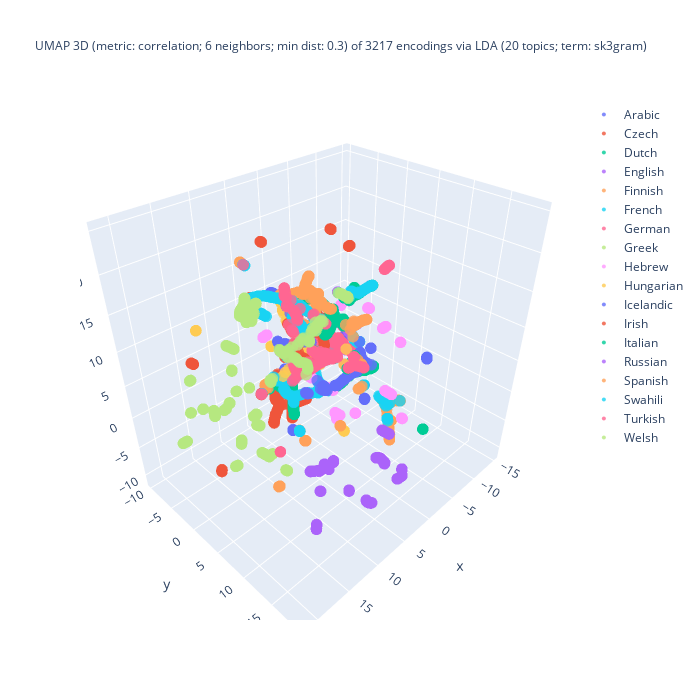

Write notebook code for a chart like this one.
### Code cell
%%capture --no-display

## Plotlyを使って UMAP の結果の可視化 (3D)
import plotly.graph_objects as go
import numpy as np

## 色分けの単位を選択
if color_lang_family:
    colored_var = 'family'
else:
    colored_var = 'language'

## umap_df を作成
X = zip(doc_UMAP_3d[:,0], doc_UMAP_3d[:,1], doc_UMAP_3d[:,2],
        doc_fit_df[colored_var], doc_fit_df[doc_type]) # zip(..)が必要
umap_df = pd.DataFrame(X, columns = ['D1', 'D2', 'D3', colored_var, doc_type])

## draw
fig = go.Figure()
for lang_name in sorted(set(umap_df[colored_var])):
    # set marker size of the target domain
    traced = umap_df[ umap_df['language'] == lang_name ]
    fig.add_trace(
        go.Scatter3d(
            x = traced['D1'], y = traced['D2'], z = traced['D3'],
            name = lang_name.title(),
            mode = 'markers',
            marker = dict(size = 4, opacity = 0.8),
            marker_colorscale = color_palette, # worked??
            showlegend = True
        )
    )

## 3D 散布図にラベルを追加する処理は未実装
df_size = len(umap_df)
## title_header
title_header = f"UMAP 3D (metric: {umap_metric}; {umap_n_neighbors} neighbors; min dist: {umap_min_dist}) of {df_size} encodings via\n"
## title_body
if use_FastText:
    if use_LDA:
        title_body = f"LDA ({n_topics} topics; term:0 {lda_term_type}) x FastText ({ft_n_dims} dims; term: {ft_term_type}; window: {ft_window_size})"
    else:
        title_body = f"FastText ({ft_n_dims} dims; term: {ft_term_type}; window: {ft_window_size})"
else:
    title_body = f"LDA ({n_topics} topics; term: {lda_term_type})"
#
title_val = title_header + title_body
fig.update_layout(title = dict(text = title_val, font_size = 12), autosize = False, width = 700, height = 700)
fig.show()

### Figure 1 — Plotly figure (JSON) as saved in the notebook; plotly's stock layout.template omitted (floating-point values rounded to 4 significant figures; data arrays with more than 128 entries replaced by an {"elided": "..."} marker saying what was removed)
{"data": [{"marker": {"colorscale": [[0, "#2E91E5"], [0.04348, "#E15F99"], [0.08696, "#1CA71C"], [0.1304, "#FB0D0D"], [0.1739, "#DA16FF"], [0.2174, "#222A2A"], [0.2609, "#B68100"], [0.3043, "#750D86"], [0.3478, "#EB663B"], [0.3913, "#511CFB"], [0.4348, "#00A08B"], [0.4783, "#FB00D1"], [0.5217, "#FC0080"], [0.5652, "#B2828D"], [0.6087, "#6C7C32"], [0.6522, "#778AAE"], [0.6957, "#862A16"], [0.7391, "#A777F1"], [0.7826, "#620042"], [0.8261, "#1616A7"], [0.8696, "#DA60CA"], [0.913, "#6C4516"], [0.9565, "#0D2A63"], [1, "#AF0038"]], "opacity": 0.8, "size": 4}, "mode": "markers", "name": "Arabic", "showlegend": true, "type": "scatter3d", "x": {"elided": "168 float values"}, "y": {"elided": "168 float values"}, "z": {"elided": "168 float values"}}, {"marker": {"colorscale": [[0, "#2E91E5"], [0.04348, "#E15F99"], [0.08696, "#1CA71C"], [0.1304, "#FB0D0D"], [0.1739, "#DA16FF"], [0.2174, "#222A2A"], [0.2609, "#B68100"], [0.3043, "#750D86"], [0.3478, "#EB663B"], [0.3913, "#511CFB"], [0.4348, "#00A08B"], [0.4783, "#FB00D1"], [0.5217, "#FC0080"], [0.5652, "#B2828D"], [0.6087, "#6C7C32"], [0.6522, "#778AAE"], [0.6957, "#862A16"], [0.7391, "#A777F1"], [0.7826, "#620042"], [0.8261, "#1616A7"], [0.8696, "#DA60CA"], [0.913, "#6C4516"], [0.9565, "#0D2A63"], [1, "#AF0038"]], "opacity": 0.8, "size": 4}, "mode": "markers", "name": "Czech", "showlegend": true, "type": "scatter3d", "x": {"elided": "187 float values"}, "y": {"elided": "187 float values"}, "z": {"elided": "187 float values"}}, {"marker": {"colorscale": [[0, "#2E91E5"], [0.04348, "#E15F99"], [0.08696, "#1CA71C"], [0.1304, "#FB0D0D"], [0.1739, "#DA16FF"], [0.2174, "#222A2A"], [0.2609, "#B68100"], [0.3043, "#750D86"], [0.3478, "#EB663B"], [0.3913, "#511CFB"], [0.4348, "#00A08B"], [0.4783, "#FB00D1"], [0.5217, "#FC0080"], [0.5652, "#B2828D"], [0.6087, "#6C7C32"], [0.6522, "#778AAE"], [0.6957, "#862A16"], [0.7391, "#A777F1"], [0.7826, "#620042"], [0.8261, "#1616A7"], [0.8696, "#DA60CA"], [0.913, "#6C4516"], [0.9565, "#0D2A63"], [1, "#AF0038"]], "opacity": 0.8, "size": 4}, "mode": "markers", "name": "Dutch", "showlegend": true, "type": "scatter3d", "x": {"elided": "157 float values"}, "y": {"elided": "157 float values"}, "z": {"elided": "157 float values"}}, {"marker": {"colorscale": [[0, "#2E91E5"], [0.04348, "#E15F99"], [0.08696, "#1CA71C"], [0.1304, "#FB0D0D"], [0.1739, "#DA16FF"], [0.2174, "#222A2A"], [0.2609, "#B68100"], [0.3043, "#750D86"], [0.3478, "#EB663B"], [0.3913, "#511CFB"], [0.4348, "#00A08B"], [0.4783, "#FB00D1"], [0.5217, "#FC0080"], [0.5652, "#B2828D"], [0.6087, "#6C7C32"], [0.6522, "#778AAE"], [0.6957, "#862A16"], [0.7391, "#A777F1"], [0.7826, "#620042"], [0.8261, "#1616A7"], [0.8696, "#DA60CA"], [0.913, "#6C4516"], [0.9565, "#0D2A63"], [1, "#AF0038"]], "opacity": 0.8, "size": 4}, "mode": "markers", "name": "English", "showlegend": true, "type": "scatter3d", "x": {"elided": "187 float values"}, "y": {"elided": "187 float values"}, "z": {"elided": "187 float values"}}, {"marker": {"colorscale": [[0, "#2E91E5"], [0.04348, "#E15F99"], [0.08696, "#1CA71C"], [0.1304, "#FB0D0D"], [0.1739, "#DA16FF"], [0.2174, "#222A2A"], [0.2609, "#B68100"], [0.3043, "#750D86"], [0.3478, "#EB663B"], [0.3913, "#511CFB"], [0.4348, "#00A08B"], [0.4783, "#FB00D1"], [0.5217, "#FC0080"], [0.5652, "#B2828D"], [0.6087, "#6C7C32"], [0.6522, "#778AAE"], [0.6957, "#862A16"], [0.7391, "#A777F1"], [0.7826, "#620042"], [0.8261, "#1616A7"], [0.8696, "#DA60CA"], [0.913, "#6C4516"], [0.9565, "#0D2A63"], [1, "#AF0038"]], "opacity": 0.8, "size": 4}, "mode": "markers", "name": "Finnish", "showlegend": true, "type": "scatter3d", "x": {"elided": "178 float values"}, "y": {"elided": "178 float values"}, "z": {"elided": "178 float values"}}, {"marker": {"colorscale": [[0, "#2E91E5"], [0.04348, "#E15F99"], [0.08696, "#1CA71C"], [0.1304, "#FB0D0D"], [0.1739, "#DA16FF"], [0.2174, "#222A2A"], [0.2609, "#B68100"], [0.3043, "#750D86"], [0.3478, "#EB663B"], [0.3913, "#511CFB"], [0.4348, "#00A08B"], [0.4783, "#FB00D1"], [0.5217, "#FC0080"], [0.5652, "#B2828D"], [0.6087, "#6C7C32"], [0.6522, "#778AAE"], [0.6957, "#862A16"], [0.7391, "#A777F1"], [0.7826, "#620042"], [0.8261, "#1616A7"], [0.8696, "#DA60CA"], [0.913, "#6C4516"], [0.9565, "#0D2A63"], [1, "#AF0038"]], "opacity": 0.8, "size": 4}, "mode": "markers", "name": "French", "showlegend": true, "type": "scatter3d", "x": {"elided": "197 float values"}, "y": {"elided": "197 float values"}, "z": {"elided": "197 float values"}}, {"marker": {"colorscale": [[0, "#2E91E5"], [0.04348, "#E15F99"], [0.08696, "#1CA71C"], [0.1304, "#FB0D0D"], [0.1739, "#DA16FF"], [0.2174, "#222A2A"], [0.2609, "#B68100"], [0.3043, "#750D86"], [0.3478, "#EB663B"], [0.3913, "#511CFB"], [0.4348, "#00A08B"], [0.4783, "#FB00D1"], [0.5217, "#FC0080"], [0.5652, "#B2828D"], [0.6087, "#6C7C32"], [0.6522, "#778AAE"], [0.6957, "#862A16"], [0.7391, "#A777F1"], [0.7826, "#620042"], [0.8261, "#1616A7"], [0.8696, "#DA60CA"], [0.913, "#6C4516"], [0.9565, "#0D2A63"], [1, "#AF0038"]], "opacity": 0.8, "size": 4}, "mode": "markers", "name": "German", "showlegend": true, "type": "scatter3d", "x": {"elided": "162 float values"}, "y": {"elided": "162 float values"}, "z": {"elided": "162 float values"}}, {"marker": {"colorscale": [[0, "#2E91E5"], [0.04348, "#E15F99"], [0.08696, "#1CA71C"], [0.1304, "#FB0D0D"], [0.1739, "#DA16FF"], [0.2174, "#222A2A"], [0.2609, "#B68100"], [0.3043, "#750D86"], [0.3478, "#EB663B"], [0.3913, "#511CFB"], [0.4348, "#00A08B"], [0.4783, "#FB00D1"], [0.5217, "#FC0080"], [0.5652, "#B2828D"], [0.6087, "#6C7C32"], [0.6522, "#778AAE"], [0.6957, "#862A16"], [0.7391, "#A777F1"], [0.7826, "#620042"], [0.8261, "#1616A7"], [0.8696, "#DA60CA"], [0.913, "#6C4516"], [0.9565, "#0D2A63"], [1, "#AF0038"]], "opacity": 0.8, "size": 4}, "mode": "markers", "name": "Greek", "showlegend": true, "type": "scatter3d", "x": {"elided": "203 float values"}, "y": {"elided": "203 float values"}, "z": {"elided": "203 float values"}}, {"marker": {"colorscale": [[0, "#2E91E5"], [0.04348, "#E15F99"], [0.08696, "#1CA71C"], [0.1304, "#FB0D0D"], [0.1739, "#DA16FF"], [0.2174, "#222A2A"], [0.2609, "#B68100"], [0.3043, "#750D86"], [0.3478, "#EB663B"], [0.3913, "#511CFB"], [0.4348, "#00A08B"], [0.4783, "#FB00D1"], [0.5217, "#FC0080"], [0.5652, "#B2828D"], [0.6087, "#6C7C32"], [0.6522, "#778AAE"], [0.6957, "#862A16"], [0.7391, "#A777F1"], [0.7826, "#620042"], [0.8261, "#1616A7"], [0.8696, "#DA60CA"], [0.913, "#6C4516"], [0.9565, "#0D2A63"], [1, "#AF0038"]], "opacity": 0.8, "size": 4}, "mode": "markers", "name": "Hebrew", "showlegend": true, "type": "scatter3d", "x": {"elided": "180 float values"}, "y": {"elided": "180 float values"}, "z": {"elided": "180 float values"}}, {"marker": {"colorscale": [[0, "#2E91E5"], [0.04348, "#E15F99"], [0.08696, "#1CA71C"], [0.1304, "#FB0D0D"], [0.1739, "#DA16FF"], [0.2174, "#222A2A"], [0.2609, "#B68100"], [0.3043, "#750D86"], [0.3478, "#EB663B"], [0.3913, "#511CFB"], [0.4348, "#00A08B"], [0.4783, "#FB00D1"], [0.5217, "#FC0080"], [0.5652, "#B2828D"], [0.6087, "#6C7C32"], [0.6522, "#778AAE"], [0.6957, "#862A16"], [0.7391, "#A777F1"], [0.7826, "#620042"], [0.8261, "#1616A7"], [0.8696, "#DA60CA"], [0.913, "#6C4516"], [0.9565, "#0D2A63"], [1, "#AF0038"]], "opacity": 0.8, "size": 4}, "mode": "markers", "name": "Hungarian", "showlegend": true, "type": "scatter3d", "x": {"elided": "191 float values"}, "y": {"elided": "191 float values"}, "z": {"elided": "191 float values"}}, {"marker": {"colorscale": [[0, "#2E91E5"], [0.04348, "#E15F99"], [0.08696, "#1CA71C"], [0.1304, "#FB0D0D"], [0.1739, "#DA16FF"], [0.2174, "#222A2A"], [0.2609, "#B68100"], [0.3043, "#750D86"], [0.3478, "#EB663B"], [0.3913, "#511CFB"], [0.4348, "#00A08B"], [0.4783, "#FB00D1"], [0.5217, "#FC0080"], [0.5652, "#B2828D"], [0.6087, "#6C7C32"], [0.6522, "#778AAE"], [0.6957, "#862A16"], [0.7391, "#A777F1"], [0.7826, "#620042"], [0.8261, "#1616A7"], [0.8696, "#DA60CA"], [0.913, "#6C4516"], [0.9565, "#0D2A63"], [1, "#AF0038"]], "opacity": 0.8, "size": 4}, "mode": "markers", "name": "Icelandic", "showlegend": true, "type": "scatter3d", "x": {"elided": "162 float values"}, "y": {"elided": "162 float values"}, "z": {"elided": "162 float values"}}, {"marker": {"colorscale": [[0, "#2E91E5"], [0.04348, "#E15F99"], [0.08696, "#1CA71C"], [0.1304, "#FB0D0D"], [0.1739, "#DA16FF"], [0.2174, "#222A2A"], [0.2609, "#B68100"], [0.3043, "#750D86"], [0.3478, "#EB663B"], [0.3913, "#511CFB"], [0.4348, "#00A08B"], [0.4783, "#FB00D1"], [0.5217, "#FC0080"], [0.5652, "#B2828D"], [0.6087, "#6C7C32"], [0.6522, "#778AAE"], [0.6957, "#862A16"], [0.7391, "#A777F1"], [0.7826, "#620042"], [0.8261, "#1616A7"], [0.8696, "#DA60CA"], [0.913, "#6C4516"], [0.9565, "#0D2A63"], [1, "#AF0038"]], "opacity": 0.8, "size": 4}, "mode": "markers", "name": "Irish", "showlegend": true, "type": "scatter3d", "x": {"elided": "154 float values"}, "y": {"elided": "154 float values"}, "z": {"elided": "154 float values"}}, {"marker": {"colorscale": [[0, "#2E91E5"], [0.04348, "#E15F99"], [0.08696, "#1CA71C"], [0.1304, "#FB0D0D"], [0.1739, "#DA16FF"], [0.2174, "#222A2A"], [0.2609, "#B68100"], [0.3043, "#750D86"], [0.3478, "#EB663B"], [0.3913, "#511CFB"], [0.4348, "#00A08B"], [0.4783, "#FB00D1"], [0.5217, "#FC0080"], [0.5652, "#B2828D"], [0.6087, "#6C7C32"], [0.6522, "#778AAE"], [0.6957, "#862A16"], [0.7391, "#A777F1"], [0.7826, "#620042"], [0.8261, "#1616A7"], [0.8696, "#DA60CA"], [0.913, "#6C4516"], [0.9565, "#0D2A63"], [1, "#AF0038"]], "opacity": 0.8, "size": 4}, "mode": "markers", "name": "Italian", "showlegend": true, "type": "scatter3d", "x": {"elided": "209 float values"}, "y": {"elided": "209 float values"}, "z": {"elided": "209 float values"}}, {"marker": {"colorscale": [[0, "#2E91E5"], [0.04348, "#E15F99"], [0.08696, "#1CA71C"], [0.1304, "#FB0D0D"], [0.1739, "#DA16FF"], [0.2174, "#222A2A"], [0.2609, "#B68100"], [0.3043, "#750D86"], [0.3478, "#EB663B"], [0.3913, "#511CFB"], [0.4348, "#00A08B"], [0.4783, "#FB00D1"], [0.5217, "#FC0080"], [0.5652, "#B2828D"], [0.6087, "#6C7C32"], [0.6522, "#778AAE"], [0.6957, "#862A16"], [0.7391, "#A777F1"], [0.7826, "#620042"], [0.8261, "#1616A7"], [0.8696, "#DA60CA"], [0.913, "#6C4516"], [0.9565, "#0D2A63"], [1, "#AF0038"]], "opacity": 0.8, "size": 4}, "mode": "markers", "name": "Russian", "showlegend": true, "type": "scatter3d", "x": {"elided": "183 float values"}, "y": {"elided": "183 float values"}, "z": {"elided": "183 float values"}}, {"marker": {"colorscale": [[0, "#2E91E5"], [0.04348, "#E15F99"], [0.08696, "#1CA71C"], [0.1304, "#FB0D0D"], [0.1739, "#DA16FF"], [0.2174, "#222A2A"], [0.2609, "#B68100"], [0.3043, "#750D86"], [0.3478, "#EB663B"], [0.3913, "#511CFB"], [0.4348, "#00A08B"], [0.4783, "#FB00D1"], [0.5217, "#FC0080"], [0.5652, "#B2828D"], [0.6087, "#6C7C32"], [0.6522, "#778AAE"], [0.6957, "#862A16"], [0.7391, "#A777F1"], [0.7826, "#620042"], [0.8261, "#1616A7"], [0.8696, "#DA60CA"], [0.913, "#6C4516"], [0.9565, "#0D2A63"], [1, "#AF0038"]], "opacity": 0.8, "size": 4}, "mode": "markers", "name": "Spanish", "showlegend": true, "type": "scatter3d", "x": {"elided": "192 float values"}, "y": {"elided": "192 float values"}, "z": {"elided": "192 float values"}}, {"marker": {"colorscale": [[0, "#2E91E5"], [0.04348, "#E15F99"], [0.08696, "#1CA71C"], [0.1304, "#FB0D0D"], [0.1739, "#DA16FF"], [0.2174, "#222A2A"], [0.2609, "#B68100"], [0.3043, "#750D86"], [0.3478, "#EB663B"], [0.3913, "#511CFB"], [0.4348, "#00A08B"], [0.4783, "#FB00D1"], [0.5217, "#FC0080"], [0.5652, "#B2828D"], [0.6087, "#6C7C32"], [0.6522, "#778AAE"], [0.6957, "#862A16"], [0.7391, "#A777F1"], [0.7826, "#620042"], [0.8261, "#1616A7"], [0.8696, "#DA60CA"], [0.913, "#6C4516"], [0.9565, "#0D2A63"], [1, "#AF0038"]], "opacity": 0.8, "size": 4}, "mode": "markers", "name": "Swahili", "showlegend": true, "type": "scatter3d", "x": {"elided": "146 float values"}, "y": {"elided": "146 float values"}, "z": {"elided": "146 float values"}}, {"marker": {"colorscale": [[0, "#2E91E5"], [0.04348, "#E15F99"], [0.08696, "#1CA71C"], [0.1304, "#FB0D0D"], [0.1739, "#DA16FF"], [0.2174, "#222A2A"], [0.2609, "#B68100"], [0.3043, "#750D86"], [0.3478, "#EB663B"], [0.3913, "#511CFB"], [0.4348, "#00A08B"], [0.4783, "#FB00D1"], [0.5217, "#FC0080"], [0.5652, "#B2828D"], [0.6087, "#6C7C32"], [0.6522, "#778AAE"], [0.6957, "#862A16"], [0.7391, "#A777F1"], [0.7826, "#620042"], [0.8261, "#1616A7"], [0.8696, "#DA60CA"], [0.913, "#6C4516"], [0.9565, "#0D2A63"], [1, "#AF0038"]], "opacity": 0.8, "size": 4}, "mode": "markers", "name": "Turkish", "showlegend": true, "type": "scatter3d", "x": {"elided": "194 float values"}, "y": {"elided": "194 float values"}, "z": {"elided": "194 float values"}}, {"marker": {"colorscale": [[0, "#2E91E5"], [0.04348, "#E15F99"], [0.08696, "#1CA71C"], [0.1304, "#FB0D0D"], [0.1739, "#DA16FF"], [0.2174, "#222A2A"], [0.2609, "#B68100"], [0.3043, "#750D86"], [0.3478, "#EB663B"], [0.3913, "#511CFB"], [0.4348, "#00A08B"], [0.4783, "#FB00D1"], [0.5217, "#FC0080"], [0.5652, "#B2828D"], [0.6087, "#6C7C32"], [0.6522, "#778AAE"], [0.6957, "#862A16"], [0.7391, "#A777F1"], [0.7826, "#620042"], [0.8261, "#1616A7"], [0.8696, "#DA60CA"], [0.913, "#6C4516"], [0.9565, "#0D2A63"], [1, "#AF0038"]], "opacity": 0.8, "size": 4}, "mode": "markers", "name": "Welsh", "showlegend": true, "type": "scatter3d", "x": {"elided": "167 float values"}, "y": {"elided": "167 float values"}, "z": {"elided": "167 float values"}}], "layout": {"autosize": false, "height": 700, "title": {"font": {"size": 12}, "text": "UMAP 3D (metric: correlation; 6 neighbors; min dist: 0.3) of 3217 encodings via\nLDA (20 topics; term: sk3gram)"}, "width": 700}}
